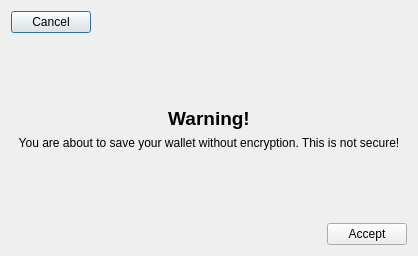
<?xml version="1.0" encoding="UTF-8"?>
<ui version="4.0">
 <class>Unencrypted</class>
 <widget class="QDialog" name="Unencrypted">
  <property name="windowModality">
   <enum>Qt::WindowModal</enum>
  </property>
  <property name="geometry">
   <rect>
    <x>0</x>
    <y>0</y>
    <width>418</width>
    <height>256</height>
   </rect>
  </property>
  <property name="windowTitle">
   <string>No Encryption</string>
  </property>
  <property name="modal">
   <bool>true</bool>
  </property>
  <layout class="QVBoxLayout" name="verticalLayout">
   <item>
    <layout class="QHBoxLayout" name="horizontalLayout">
     <item>
      <widget class="QPushButton" name="cancelButton">
       <property name="text">
        <string>Cancel</string>
       </property>
       <property name="default">
        <bool>true</bool>
       </property>
      </widget>
     </item>
     <item>
      <spacer name="horizontalSpacer">
       <property name="orientation">
        <enum>Qt::Horizontal</enum>
       </property>
       <property name="sizeHint" stdset="0">
        <size>
         <width>40</width>
         <height>20</height>
        </size>
       </property>
      </spacer>
     </item>
    </layout>
   </item>
   <item>
    <spacer name="verticalSpacer">
     <property name="orientation">
      <enum>Qt::Vertical</enum>
     </property>
     <property name="sizeHint" stdset="0">
      <size>
       <width>20</width>
       <height>40</height>
      </size>
     </property>
    </spacer>
   </item>
   <item>
    <widget class="QLabel" name="label">
     <property name="font">
      <font>
       <pointsize>14</pointsize>
       <weight>75</weight>
       <bold>true</bold>
      </font>
     </property>
     <property name="text">
      <string>Warning!</string>
     </property>
     <property name="alignment">
      <set>Qt::AlignCenter</set>
     </property>
    </widget>
   </item>
   <item>
    <widget class="QLabel" name="label_2">
     <property name="text">
      <string>You are about to save your wallet without encryption. This is not secure!</string>
     </property>
     <property name="alignment">
      <set>Qt::AlignCenter</set>
     </property>
     <property name="wordWrap">
      <bool>true</bool>
     </property>
    </widget>
   </item>
   <item>
    <spacer name="verticalSpacer_2">
     <property name="orientation">
      <enum>Qt::Vertical</enum>
     </property>
     <property name="sizeHint" stdset="0">
      <size>
       <width>20</width>
       <height>40</height>
      </size>
     </property>
    </spacer>
   </item>
   <item>
    <layout class="QHBoxLayout" name="horizontalLayout_2">
     <item>
      <spacer name="horizontalSpacer_2">
       <property name="orientation">
        <enum>Qt::Horizontal</enum>
       </property>
       <property name="sizeHint" stdset="0">
        <size>
         <width>40</width>
         <height>20</height>
        </size>
       </property>
      </spacer>
     </item>
     <item>
      <widget class="QPushButton" name="acceptButton">
       <property name="text">
        <string>Accept</string>
       </property>
      </widget>
     </item>
    </layout>
   </item>
  </layout>
 </widget>
 <resources/>
 <connections/>
</ui>
